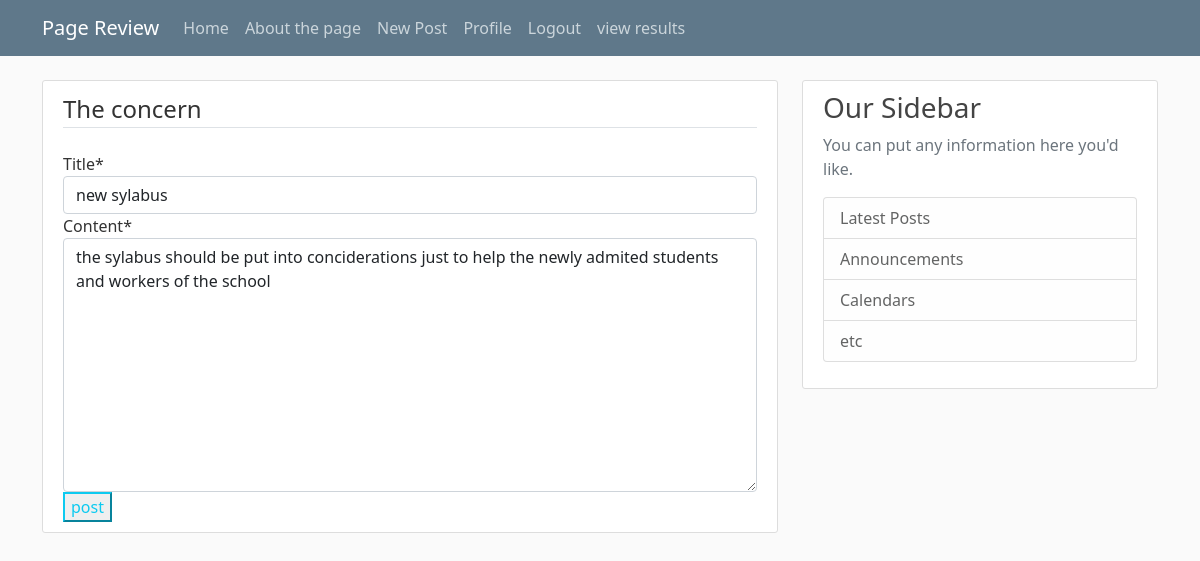
The page /post/11/update/ (signed in) on the database its author committed.
### blog/models.py (models this page shows, shortened)
class Post(models.Model):
    title = models.CharField(max_length=100)
    content = models.TextField()
    date_posted = models.DateTimeField(default=timezone.now)
    author = models.ForeignKey(User, on_delete=models.CASCADE)

### blog/views.py (the view, shortened to what this page needs)
# urls.py: path('post/<int:pk>/update/', PostUpdateView.as_view(), name='post-update'),
class PostUpdateView(LoginRequiredMixin, UserPassesTestMixin, UpdateView):
    model = Post
    fields = ['title', 'content']
    def test_func(self):
        post = self.get_object()
        if self.request.user == post.author:
            return True
        return False

### blog/templates/blog/post_form.html (shortened to what this page needs)
{%  extends "blog/base.html" %}
{% load crispy_forms_tags %}
{% block content %}
    <div class="content-section">
        <form method="POST">
            <fieldset class="form-group">
                <legend class="border-bottom mb-4">The concern </legend>
                {{ form|crispy }}
            </fieldset>
            <div class="form-group">
                <button class="btn-outline-info" type="submit">post </button>
            </div>
        </form>
    </div>
 {% endblock content %}

### blog/static/blog/main.css (style rules this page uses)
body { background: #fafafa; color: #333333; margin-top: 5rem; }
.content-section { background: #ffffff; padding: 10px 20px; border: 1px solid #dddddd; border-radius: 3px; margin-bottom: 20px; }

### rows shown on the page
Post: title "new sylabus", content "the sylabus should be put into conciderations just to help the newly admited students and workers of the school"
